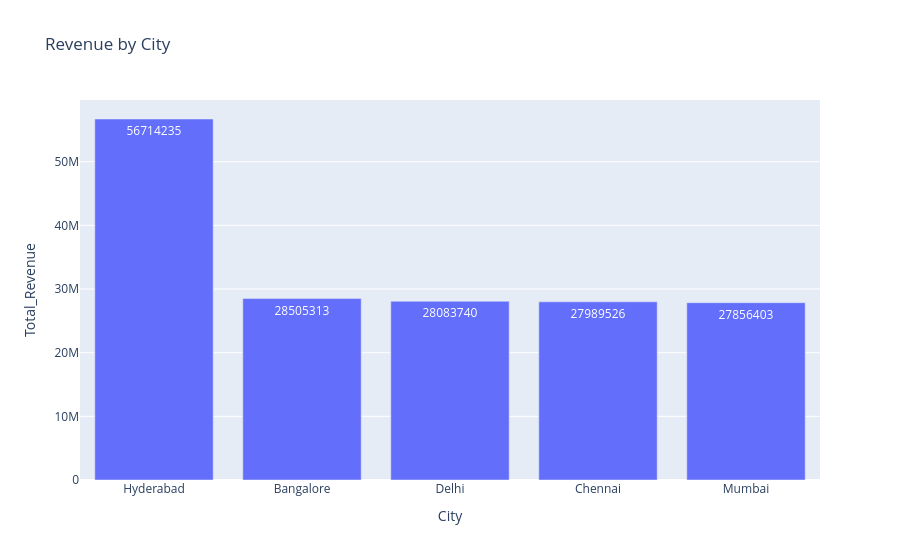

The notebook cell this image was saved under:
### Code cell
# Bar
import plotly.express as px

fig = px.bar(
    city_revenue_df,
    x="City",
    y="Total_Revenue",
    title="Revenue by City",
    text="Total_Revenue"
)

fig.show()

### Figure 1 — Plotly figure (JSON) as saved in the notebook; plotly's stock layout.template omitted (floating-point values rounded to 4 significant figures)
{"data": [{"hovertemplate": "City=%{x}<br>Total_Revenue=%{text}<extra></extra>", "legendgroup": "", "marker": {"color": "#636efa", "pattern": {"shape": ""}}, "name": "", "orientation": "v", "showlegend": false, "text": [56714235, 28505313, 28083740, 27989526, 27856403], "textposition": "auto", "type": "bar", "x": ["Hyderabad", "Bangalore", "Delhi", "Chennai", "Mumbai"], "xaxis": "x", "y": [56714235, 28505313, 28083740, 27989526, 27856403], "yaxis": "y"}], "layout": {"barmode": "relative", "legend": {"tracegroupgap": 0}, "title": {"text": "Revenue by City"}, "xaxis": {"anchor": "y", "domain": [0, 1], "title": {"text": "City"}}, "yaxis": {"anchor": "x", "domain": [0, 1], "title": {"text": "Total_Revenue"}}}}
